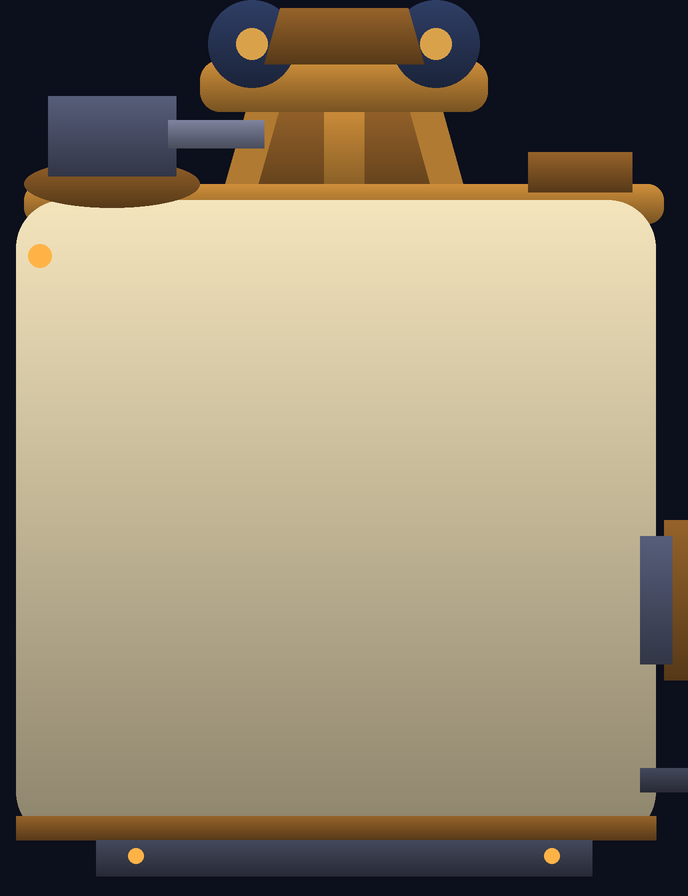
#> input picture art-src/init/armory-car-init.png, 688 x 896 px
$ python -i hull_v5.py   (imports and definitions only)
#> lines starting #> are read from the running program, lines starting #| are printed output that depends on the picture; after the words box and inside, x2 and y2 are one past the last pixel; in counts of white or black regions, pixels touching at a corner belong together
#> in key_cut, im is the input picture: shape (896, 688, 3); mean R, G, B 145, 133, 110.3
### tools/pixelize.py
#!/usr/bin/env python3
"""pixelize.py: turn a large Krea 2 render into crisp pixel art in TIME TO LIVE's master palette.

Deterministic (no randomness except a fixed-seed k-means), numpy + Pillow only. Pipeline:

 1. fit    - optional crop box on the source, then centre-crop to the target aspect and resize (Lanczos) to an
             integer multiple f of the target size when it is not one already.
 2. down   - per target cell (f x f source pixels): 'median' = per-channel median in OKLab of the inner cell
             (trim = fraction cut off each side), 'mode' = most frequent palette colour among the cell's pixels,
             'mean' = plain mean. Median/mode keep edges crisp instead of averaging them into mud.
 3. tone   - optional OKLab adjustments before snapping: contrast around mid grey, chroma gain, lightness gamma.
 4. snap   - nearest master-palette colour in OKLab (palette.json, 50 colours). Scenes may add up to 16 extra
             colours (k-means over the pixels the palette fits worst, e.g. cloud/sky gradients); they are reported.
 5. prune  - colours used by fewer than min_share of the pixels are merged into their nearest surviving colour
             (bright accents - lamps, stars - are kept).
 6. clean  - orphan removal: a pixel that shares its colour with none of its 4 neighbours and whose lightness is
             within orphan_dl of its 8-neighbour majority colour is replaced by that colour (so stars/lamps stay),
             then optional majority smoothing passes.
 7. alpha  - 'sil' (exact silhouette PNG at target size, e.g. hull silhouettes that cover the room grid; edge pixels
             that are really backdrop are removed within a band, never inside --protect), 'flood' (flood fill from
             the border through backdrop-like pixels), or 'none'. Small detached islands are dropped.
 8. outline- 'sel' (selective outline: every opaque pixel touching transparency becomes a darker shade of itself,
             snapped to the palette), 'ink' (1-px ink ring outside the sprite), or 'none'.

CLI:  pixelize.py IN OUT --size W H [--alpha sil --sil SIL.png] [--outline sel] [--extra 12] ...
API:  pixelize(pil_image, size=(w, h), **params) -> (PIL RGBA/RGB image, info dict)
"""
import argparse
import json
import sys
from pathlib import Path

import numpy as np
from PIL import Image

ROOT = Path(__file__).resolve().parents[1]
PALETTE_JSON = ROOT / "public" / "palette.json"

DEFAULTS = dict(
    crop=None, down="median", trim=0.125, snap=False, pre_median=0, contrast=1.0, chroma=1.0, gamma=1.0, lift=0.0,
    extra=0, extra_thresh=0.035, extra_lmin=0.2, min_share=0.0015, keep_bright_l=0.80, orphan_dl=0.22, orphan_passes=2,
    smooth_passes=0, alpha="none", sil=None, protect=None, bg=None, bg_tol=0.06, edge_band=3, min_island=6,
    outline="none", outline_dark=0.45, exclude=None, lamps=None, lamp_colors=None, lamp_lmin=0.62,
    ramp_steps=0, max_colors=0,
)


# ------------------------------------------------------------------------------------------------ colour
def srgb_to_oklab(rgb):
    """rgb uint8/float array (...,3) in 0..255 -> OKLab float (...,3)."""
    c = np.asarray(rgb, dtype=np.float64) / 255.0
    lin = np.where(c <= 0.04045, c / 12.92, ((c + 0.055) / 1.055) ** 2.4)
    m1 = np.array([[0.4122214708, 0.5363325363, 0.0514459929],
                   [0.2119034982, 0.6806995451, 0.1073969566],
                   [0.0883024619, 0.2817188376, 0.6299787005]])
    lms = np.cbrt(lin @ m1.T)
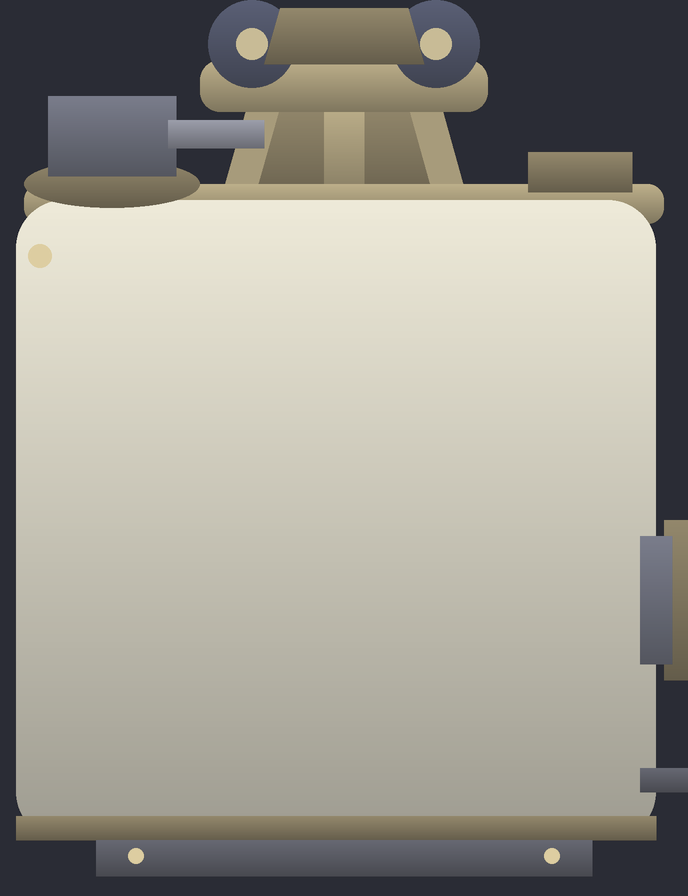
#> lms: shape (896, 688, 3) float64; mean R, G, B 0.617, 0.606, 0.568
    m2 = np.array([[0.2104542553, 0.7936177850, -0.0040720468],
                   [1.9779984951, -2.4285922050, 0.4505937099],
                   [0.0259040371, 0.7827717662, -0.8086757660]])
    return lms @ m2.T
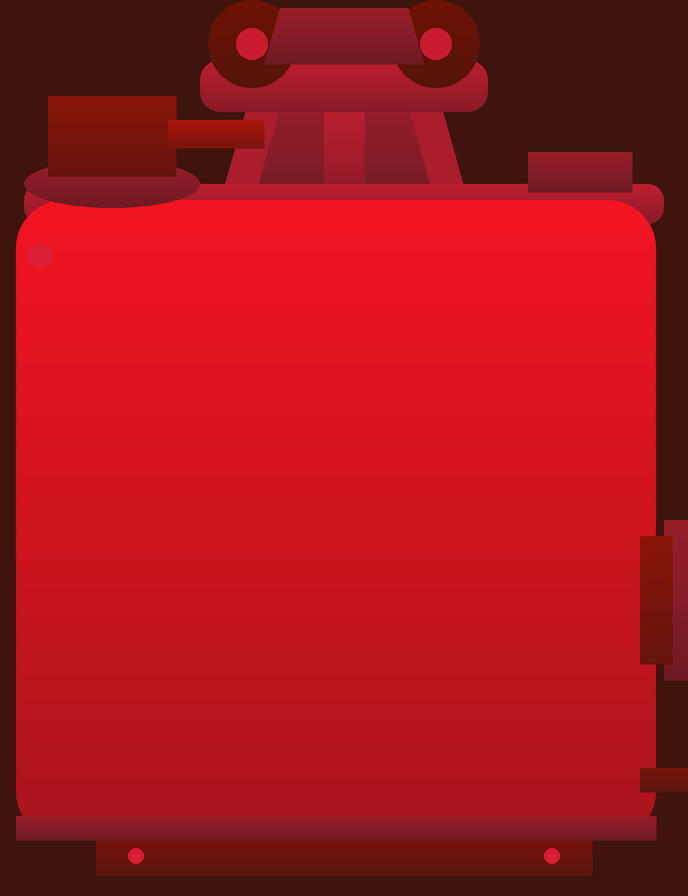
#> returned value: shape (896, 688, 3) float64; mean of channels 0, 1, 2 0.608, 0.00443, 0.0311; drawn with min black and max white


# [12 lines left out: function oklab_to_srgb, not called in this run]


def hex_to_rgb(h):
    h = h.lstrip("#")
    return tuple(int(h[i:i + 2], 16) for i in (0, 2, 4))


def load_palette(path=PALETTE_JSON):
    data = json.loads(Path(path).read_text())
    return np.array([hex_to_rgb(h) for h in data["all"]], dtype=np.uint8)


# [408 lines left out: functions build_palette, nearest, fit, grid_phase, cells, kmeans and 8 more, not called in this run]


# [2 lines that do not run on import are left out]

### tools/art/hull_v5.py
#!/usr/bin/env python3
"""A2 (revised): the Glasswing and Switchback hulls in the established hull recipe, with keyed Krea fittings.

  python tools/art/hull_v5.py key                 chroma-key every parts/<id>:m candidate -> art-src/cand/parts/_key/
                                                  + tools/shots/art/hulls/keyed.png (300 % over dark and light)
  python tools/art/hull_v5.py compose glasswing   hulls.py init (volume, saddle, no trolley) + the picked keyed
                                                  fittings pasted at their placements -> art-src/init/<id>-init.png,
                                                  -mask.png (body 1.0, fittings 0.45), -sil.png (fittings included)
  python tools/art/hull_v5.py family CAND_GW CAND_SB
                                                  pixelize both candidates once with the ship recipe and write
                                                  tools/shots/art/hulls/family.png (1x and 3x beside the Lamplighter)

Key cut: OKLab distance to the #FF00FF key, the main connected component plus everything touching it, enclosed holes
filled, a 3-px edge despill from the interior colours. Placements (final px) live in PLACE; picks in PICKS.
"""
import json
import sys
from pathlib import Path

import numpy as np
from PIL import Image, ImageDraw
from scipy import ndimage

ROOT = Path(__file__).resolve().parents[2]
ART = ROOT / "art-src"
INIT = ART / "init"
KEYED = ART / "cand" / "parts" / "_key"
OUT = ROOT / "tools" / "shots" / "art" / "hulls"
sys.path.insert(0, str(ROOT / "tools"))
sys.path.insert(0, str(ROOT / "tools" / "art"))
from pixelize import srgb_to_oklab  # noqa: E402

KEY = (255, 0, 255)
FITTINGS = ("prism-housing", "collimators", "survey-horns", "drone-cradle", "retrieval-crane", "saddle-plate",
            "collimator-pair")
# final-px placements: (part, x, y_bottom or ("lamp", dx, dy), height). Anchored bottom-left on the roof unless noted.
# Roof fittings stay under ~58 px: the carrier runs the whole width 72 px above the roof line.
PLACE = {
    "glasswing": [("saddle-plate", "anchor", "roof+0", 16), ("survey-horns", 46, "roof+6", 58),
                  ("survey-horns", 88, "roof+6", 58), ("prism-housing", 598, "roof+6", 58),
                  ("collimator-pair", 520, "flank", 88)],
    "switchback": [("saddle-plate", "anchor", "roof+0", 16), ("retrieval-crane", 100, "roof+6", 60),
                   ("drone-cradle", 290, "roof+6", 58), ("drone-cradle", 356, "roof+6", 58),
                   ("drone-cradle", 422, "roof+6", 58)],
}
PICKS_FILE = ART / "hulls" / "picks-v5.json"
FIT_STRENGTH = 0.45
CABLE_X = {"glasswing": 360, "switchback": 770}          # the trolley pivot (cable anchor) on each sister
TOP_MOUNTS = {"glasswing": [160, 555], "switchback": [70, 1004]}


def key_cut(path, glass_ok=False, drop_blades=False):
    """Chroma-key a fitting rendered on #FF00FF: magenta-hued pixels (any lightness: the key, its shading and the
    pink halo the model paints around edges) are background; enclosed key areas (truss triangles, the inside of a
    cradle) stay transparent; the main component plus anything touching it is kept; a 3-px rim despill."""
    im = np.asarray(Image.open(path).convert("RGB"))
    lab = srgb_to_oklab(im)
    key = srgb_to_oklab(np.array([KEY], np.uint8))[0]
    d = np.sqrt(((lab - key) ** 2).sum(-1))
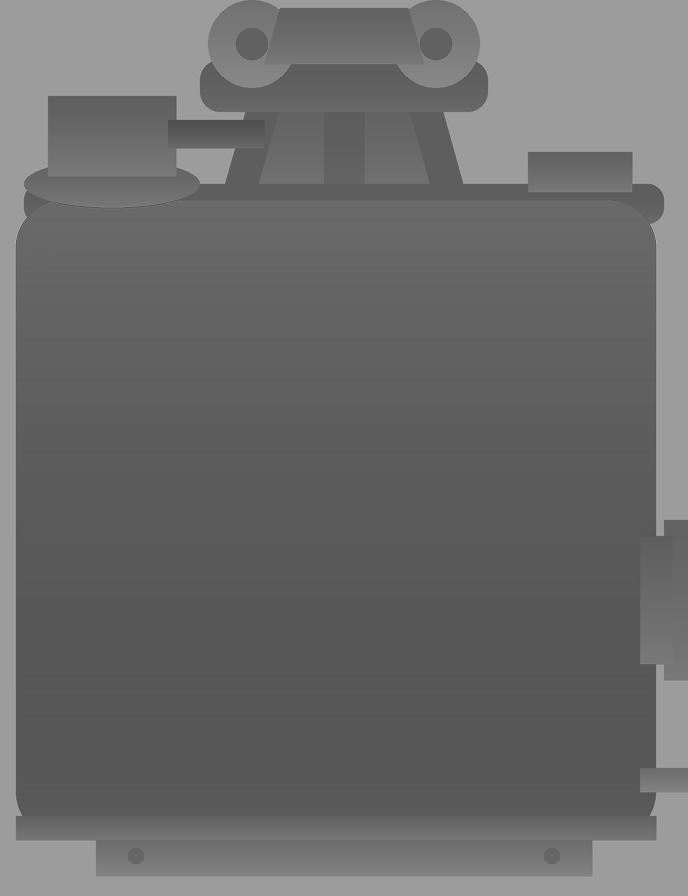
#> d: shape (896, 688) float64; min 0.311, max 0.702, mean 0.421
    C = np.hypot(lab[..., 1], lab[..., 2])
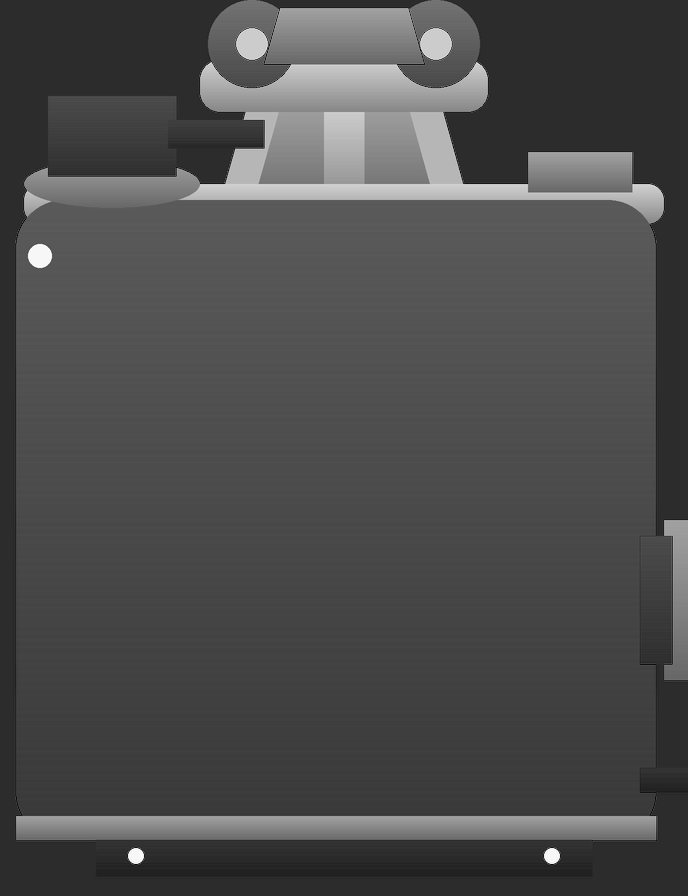
#> C: shape (896, 688) float64; min 0.00135, max 0.153, mean 0.047; drawn with min black and max white
    keyish = (d < 0.25) | ((lab[..., 1] > 0.11) & (lab[..., 2] < -0.02) & (C > 0.13))
#> keyish: shape (896, 688) bool; every value is 0
    # background = key-hued pixels connected to the border, plus enclosed areas of (near) pure key (the sky seen
    # through a truss); enclosed tinted areas are glass the model painted pink next to the key: keep them, as violet
    reach, _ = ndimage.label(keyish)
#> reach: shape (896, 688) int32; every value is 0
    border_ids = np.unique(np.concatenate([reach[0], reach[-1], reach[:, 0], reach[:, -1]]))
#> border_ids = [0]
    outside = np.isin(reach, border_ids[border_ids > 0])
    pure = d < 0.14
    comp, nc = ndimage.label(keyish & ~outside)
#> nc = 0
    if nc:
        pure_share = ndimage.mean(pure, comp, np.arange(1, nc + 1))
        enclosed_bg = np.isin(comp, np.nonzero(pure_share > 0.5)[0] + 1)
    else:
        enclosed_bg = np.zeros_like(keyish)
    glass = keyish & ~outside & ~enclosed_bg
    if not glass_ok:                           # only the prism housing has glass the model tints next to the key
        enclosed_bg |= glass
        glass &= False
    keyish = outside | enclosed_bg
    if glass.any():
        g = lab[glass]
        g[:, 1] = g[:, 1] * 0.3
        g[:, 2] = np.minimum(g[:, 2], -0.1)
        from pixelize import oklab_to_srgb
        im = im.copy()
        im[glass] = oklab_to_srgb(g)
    fg = ndimage.binary_opening(~keyish, np.ones((3, 3)))
#> fg: shape (896, 688) bool; every value is 1
    lab_, n = ndimage.label(fg, np.ones((3, 3)))
#> lab_: shape (896, 688) int32; every value is 1
#> n = 1
    if not n:
        return None
    sizes = np.bincount(lab_.ravel())
#> sizes = [0, 616448]
    sizes[0] = 0
    main = lab_ == sizes.argmax()
    near = ndimage.binary_dilation(main, iterations=4)
    keep_ids = np.unique(lab_[near & fg])
#> keep_ids = [1]
    keep = np.isin(lab_, keep_ids[keep_ids > 0])
    keep &= sizes[lab_] >= 30                                   # specks
    # despill: rim pixels with a pink cast take the nearest interior colour
    inner = ndimage.binary_erosion(keep, iterations=3)
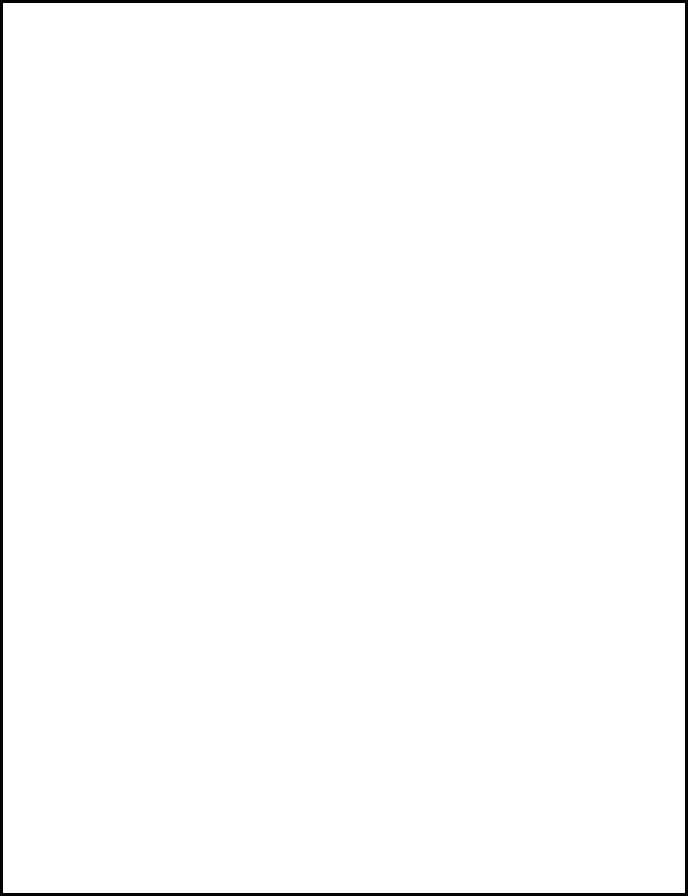
#> inner: shape (896, 688) bool; 98.5% white; 1 black region, box (x1, y1, x2, y2) and area: (0, 0, 688, 896) 9468
    rim = keep & ~inner
    out = im.copy()
    if inner.any():
        _, (iy, ix) = ndimage.distance_transform_edt(~inner, return_indices=True)
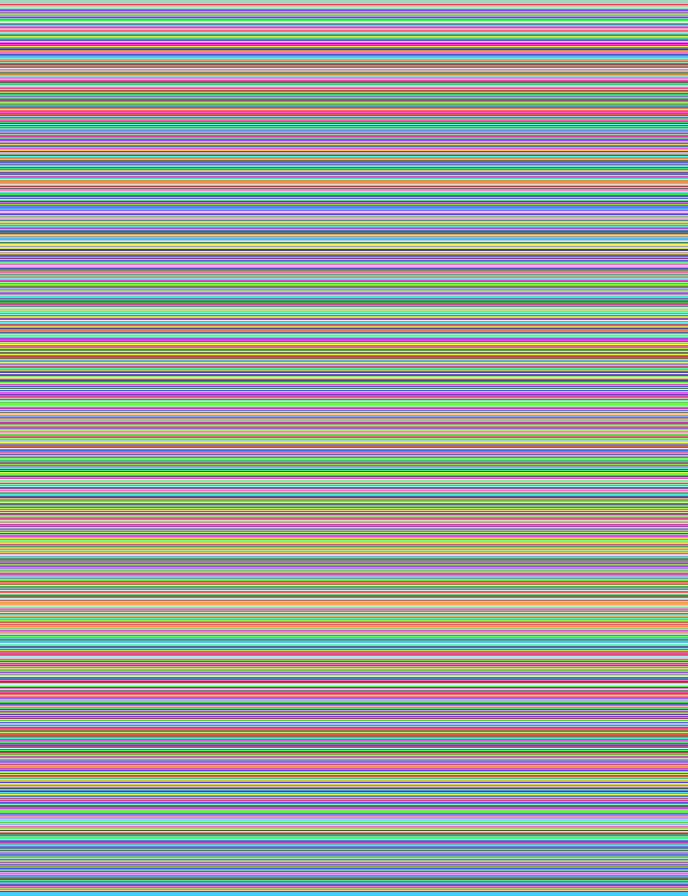
#> iy: shape (896, 688) int32; 890 distinct labels, from 3 to 892; one colour per label, 0 black
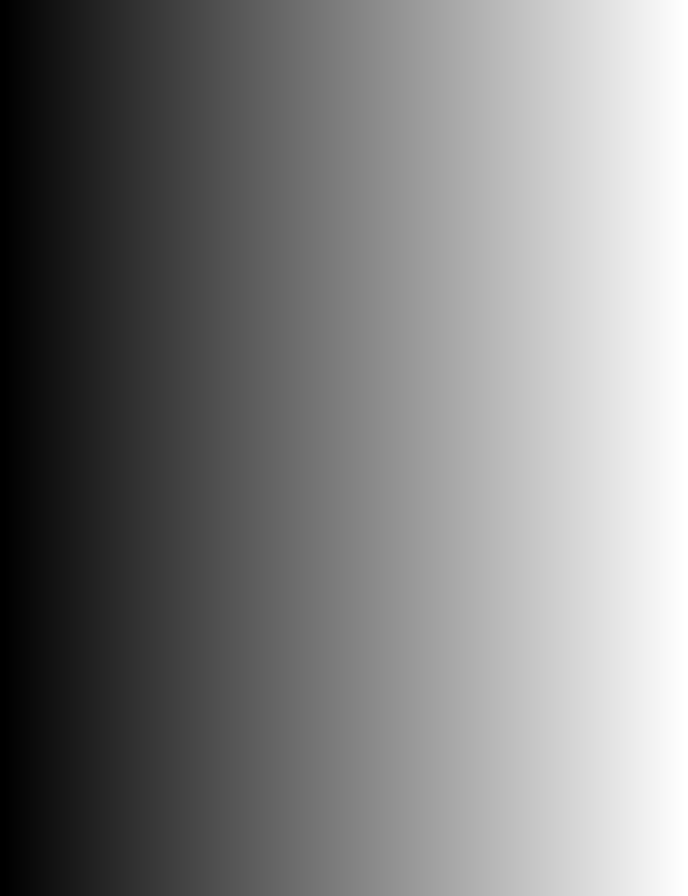
#> ix: shape (896, 688) int32; min 3, max 684, mean 343.5; drawn with min black and max white
        spill = rim & (lab[..., 1] > 0.05) & (lab[..., 2] < -0.01)
        out[spill] = im[iy[spill], ix[spill]]
    a = np.dstack([out, (keep * 255).astype(np.uint8)])
    ys, xs = np.nonzero(keep)
    a = a[ys.min():ys.max() + 1, xs.min():xs.max() + 1]
    if drop_blades:
        # rotor blades: thin wide rows at the top read as floating dashes at 1x; cut them down to the hub
        op = a[..., 3] > 0
        w = op.shape[1]
        for y in range(int(op.shape[0] * 0.2)):
            if op[y].sum() > 0.45 * w:
                cols = np.nonzero(op[y])[0]
                cx = (cols.min() + cols.max()) // 2
                a[y, :max(0, cx - w // 12)] = 0
                a[y, cx + w // 12:] = 0
        op = a[..., 3] > 0
        ys, xs = np.nonzero(op)
        a = a[ys.min():ys.max() + 1, xs.min():xs.max() + 1]
    return Image.fromarray(a, "RGBA")


# [459 lines left out: functions cmd_key, cmd_compose, with_trolley, pixel_hull, cmd_family, polish and 4 more, not called in this run]


# [15 lines not run here, left out]

>>> result = key_cut('../../art-src/init/armory-car-init.png')
